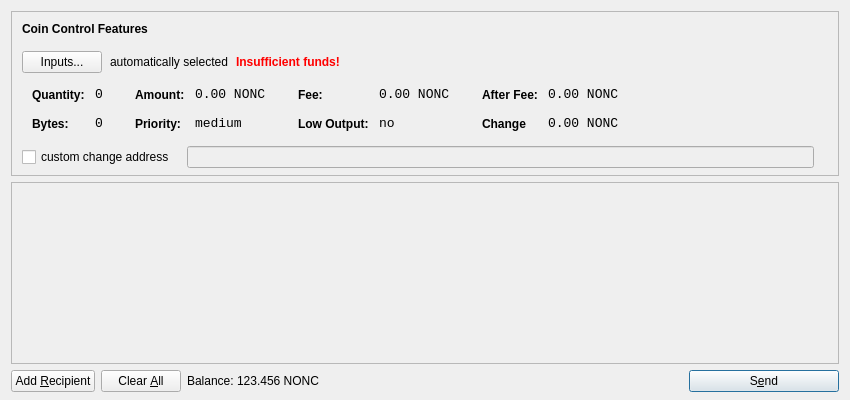
<?xml version="1.0" encoding="UTF-8"?>
<ui version="4.0">
 <class>SendCoinsDialog</class>
 <widget class="QDialog" name="SendCoinsDialog">
  <property name="geometry">
   <rect>
    <x>0</x>
    <y>0</y>
    <width>850</width>
    <height>400</height>
   </rect>
  </property>
  <property name="windowTitle">
   <string>Send Coins</string>
  </property>
  <layout class="QVBoxLayout" name="verticalLayout" stretch="0,1,0">
   <property name="bottomMargin">
    <number>8</number>
   </property>
   <item>
    <widget class="QFrame" name="frameCoinControl">
     <property name="sizePolicy">
      <sizepolicy hsizetype="Expanding" vsizetype="Expanding">
       <horstretch>0</horstretch>
       <verstretch>0</verstretch>
      </sizepolicy>
     </property>
     <property name="maximumSize">
      <size>
       <width>16777215</width>
       <height>16777215</height>
      </size>
     </property>
     <property name="frameShape">
      <enum>QFrame::StyledPanel</enum>
     </property>
     <property name="frameShadow">
      <enum>QFrame::Sunken</enum>
     </property>
     <layout class="QVBoxLayout" name="verticalLayoutCoinControl2">
      <property name="spacing">
       <number>6</number>
      </property>
      <property name="leftMargin">
       <number>0</number>
      </property>
      <property name="topMargin">
       <number>0</number>
      </property>
      <property name="rightMargin">
       <number>0</number>
      </property>
      <property name="bottomMargin">
       <number>6</number>
      </property>
      <item>
       <layout class="QVBoxLayout" name="verticalLayoutCoinControl" stretch="0,0,0,0,1">
        <property name="spacing">
         <number>0</number>
        </property>
        <property name="leftMargin">
         <number>10</number>
        </property>
        <property name="topMargin">
         <number>10</number>
        </property>
        <item>
         <layout class="QHBoxLayout" name="horizontalLayoutCoinControl1">
          <property name="bottomMargin">
           <number>15</number>
          </property>
          <item>
           <widget class="QLabel" name="labelCoinControlFeatures">
            <property name="sizePolicy">
             <sizepolicy hsizetype="Preferred" vsizetype="Maximum">
              <horstretch>0</horstretch>
              <verstretch>0</verstretch>
             </sizepolicy>
            </property>
            <property name="font">
             <font>
              <weight>75</weight>
              <bold>true</bold>
             </font>
            </property>
            <property name="styleSheet">
             <string notr="true">font-weight:bold;</string>
            </property>
            <property name="text">
             <string>Coin Control Features</string>
            </property>
           </widget>
          </item>
         </layout>
        </item>
        <item>
         <layout class="QHBoxLayout" name="horizontalLayoutCoinControl2" stretch="0,0,0,0">
          <property name="spacing">
           <number>8</number>
          </property>
          <property name="bottomMargin">
           <number>10</number>
          </property>
          <item>
           <widget class="QPushButton" name="pushButtonCoinControl">
            <property name="styleSheet">
             <string notr="true"/>
            </property>
            <property name="text">
             <string>Inputs...</string>
            </property>
           </widget>
          </item>
          <item>
           <widget class="QLabel" name="labelCoinControlAutomaticallySelected">
            <property name="text">
             <string>automatically selected</string>
            </property>
            <property name="margin">
             <number>5</number>
            </property>
           </widget>
          </item>
          <item>
           <widget class="QLabel" name="labelCoinControlInsuffFunds">
            <property name="font">
             <font>
              <weight>75</weight>
              <bold>true</bold>
             </font>
            </property>
            <property name="styleSheet">
             <string notr="true">color:red;font-weight:bold;</string>
            </property>
            <property name="text">
             <string>Insufficient funds!</string>
            </property>
            <property name="margin">
             <number>5</number>
            </property>
           </widget>
          </item>
          <item>
           <spacer name="horizontalSpacerCoinControl">
            <property name="orientation">
             <enum>Qt::Horizontal</enum>
            </property>
            <property name="sizeHint" stdset="0">
             <size>
              <width>40</width>
              <height>1</height>
             </size>
            </property>
           </spacer>
          </item>
         </layout>
        </item>
        <item>
         <widget class="QWidget" name="widgetCoinControl" native="true">
          <property name="sizePolicy">
           <sizepolicy hsizetype="Preferred" vsizetype="Preferred">
            <horstretch>0</horstretch>
            <verstretch>0</verstretch>
           </sizepolicy>
          </property>
          <property name="minimumSize">
           <size>
            <width>0</width>
            <height>0</height>
           </size>
          </property>
          <property name="styleSheet">
           <string notr="true"/>
          </property>
          <layout class="QHBoxLayout" name="horizontalLayoutCoinControl5">
           <property name="margin">
            <number>0</number>
           </property>
           <item>
            <layout class="QHBoxLayout" name="horizontalLayoutCoinControl3" stretch="0,0,0,1">
             <property name="spacing">
              <number>20</number>
             </property>
             <property name="topMargin">
              <number>0</number>
             </property>
             <property name="bottomMargin">
              <number>10</number>
             </property>
             <item>
              <layout class="QFormLayout" name="formLayoutCoinControl1">
               <property name="horizontalSpacing">
                <number>10</number>
               </property>
               <property name="verticalSpacing">
                <number>14</number>
               </property>
               <property name="leftMargin">
                <number>10</number>
               </property>
               <property name="topMargin">
                <number>4</number>
               </property>
               <property name="rightMargin">
                <number>6</number>
               </property>
               <item row="0" column="0">
                <widget class="QLabel" name="labelCoinControlQuantityText">
                 <property name="styleSheet">
                  <string notr="true">font-weight:bold;</string>
                 </property>
                 <property name="text">
                  <string>Quantity:</string>
                 </property>
                 <property name="margin">
                  <number>0</number>
                 </property>
                </widget>
               </item>
               <item row="0" column="1">
                <widget class="QLabel" name="labelCoinControlQuantity">
                 <property name="font">
                  <font>
                   <family>Monospace</family>
                   <pointsize>10</pointsize>
                  </font>
                 </property>
                 <property name="cursor">
                  <cursorShape>IBeamCursor</cursorShape>
                 </property>
                 <property name="contextMenuPolicy">
                  <enum>Qt::ActionsContextMenu</enum>
                 </property>
                 <property name="text">
                  <string>0</string>
                 </property>
                 <property name="margin">
                  <number>0</number>
                 </property>
                 <property name="textInteractionFlags">
                  <set>Qt::LinksAccessibleByMouse|Qt::TextSelectableByKeyboard|Qt::TextSelectableByMouse</set>
                 </property>
                </widget>
               </item>
               <item row="1" column="0">
                <widget class="QLabel" name="labelCoinControlBytesText">
                 <property name="styleSheet">
                  <string notr="true">font-weight:bold;</string>
                 </property>
                 <property name="text">
                  <string>Bytes:</string>
                 </property>
                </widget>
               </item>
               <item row="1" column="1">
                <widget class="QLabel" name="labelCoinControlBytes">
                 <property name="font">
                  <font>
                   <family>Monospace</family>
                   <pointsize>10</pointsize>
                  </font>
                 </property>
                 <property name="cursor">
                  <cursorShape>IBeamCursor</cursorShape>
                 </property>
                 <property name="contextMenuPolicy">
                  <enum>Qt::ActionsContextMenu</enum>
                 </property>
                 <property name="text">
                  <string>0</string>
                 </property>
                 <property name="textInteractionFlags">
                  <set>Qt::LinksAccessibleByMouse|Qt::TextSelectableByKeyboard|Qt::TextSelectableByMouse</set>
                 </property>
                </widget>
               </item>
              </layout>
             </item>
             <item>
              <layout class="QFormLayout" name="formLayoutCoinControl2">
               <property name="horizontalSpacing">
                <number>10</number>
               </property>
               <property name="verticalSpacing">
                <number>14</number>
               </property>
               <property name="leftMargin">
                <number>6</number>
               </property>
               <property name="topMargin">
                <number>4</number>
               </property>
               <property name="rightMargin">
                <number>6</number>
               </property>
               <item row="0" column="0">
                <widget class="QLabel" name="labelCoinControlAmountText">
                 <property name="styleSheet">
                  <string notr="true">font-weight:bold;</string>
                 </property>
                 <property name="text">
                  <string>Amount:</string>
                 </property>
                 <property name="margin">
                  <number>0</number>
                 </property>
                </widget>
               </item>
               <item row="0" column="1">
                <widget class="QLabel" name="labelCoinControlAmount">
                 <property name="font">
                  <font>
                   <family>Monospace</family>
                   <pointsize>10</pointsize>
                  </font>
                 </property>
                 <property name="cursor">
                  <cursorShape>IBeamCursor</cursorShape>
                 </property>
                 <property name="contextMenuPolicy">
                  <enum>Qt::ActionsContextMenu</enum>
                 </property>
                 <property name="text">
                  <string>0.00 NONC</string>
                 </property>
                 <property name="textInteractionFlags">
                  <set>Qt::LinksAccessibleByMouse|Qt::TextSelectableByKeyboard|Qt::TextSelectableByMouse</set>
                 </property>
                </widget>
               </item>
               <item row="1" column="0">
                <widget class="QLabel" name="labelCoinControlPriorityText">
                 <property name="styleSheet">
                  <string notr="true">font-weight:bold;</string>
                 </property>
                 <property name="text">
                  <string>Priority:</string>
                 </property>
                </widget>
               </item>
               <item row="1" column="1">
                <widget class="QLabel" name="labelCoinControlPriority">
                 <property name="font">
                  <font>
                   <family>Monospace</family>
                   <pointsize>10</pointsize>
                  </font>
                 </property>
                 <property name="cursor">
                  <cursorShape>IBeamCursor</cursorShape>
                 </property>
                 <property name="contextMenuPolicy">
                  <enum>Qt::ActionsContextMenu</enum>
                 </property>
                 <property name="text">
                  <string>medium</string>
                 </property>
                 <property name="textInteractionFlags">
                  <set>Qt::LinksAccessibleByMouse|Qt::TextSelectableByKeyboard|Qt::TextSelectableByMouse</set>
                 </property>
                </widget>
               </item>
              </layout>
             </item>
             <item>
              <layout class="QFormLayout" name="formLayoutCoinControl3">
               <property name="horizontalSpacing">
                <number>10</number>
               </property>
               <property name="verticalSpacing">
                <number>14</number>
               </property>
               <property name="leftMargin">
                <number>6</number>
               </property>
               <property name="topMargin">
                <number>4</number>
               </property>
               <property name="rightMargin">
                <number>6</number>
               </property>
               <item row="0" column="0">
                <widget class="QLabel" name="labelCoinControlFeeText">
                 <property name="styleSheet">
                  <string notr="true">font-weight:bold;</string>
                 </property>
                 <property name="text">
                  <string>Fee:</string>
                 </property>
                 <property name="margin">
                  <number>0</number>
                 </property>
                </widget>
               </item>
               <item row="0" column="1">
                <widget class="QLabel" name="labelCoinControlFee">
                 <property name="font">
                  <font>
                   <family>Monospace</family>
                   <pointsize>10</pointsize>
                  </font>
                 </property>
                 <property name="cursor">
                  <cursorShape>IBeamCursor</cursorShape>
                 </property>
                 <property name="contextMenuPolicy">
                  <enum>Qt::ActionsContextMenu</enum>
                 </property>
                 <property name="text">
                  <string>0.00 NONC</string>
                 </property>
                 <property name="textInteractionFlags">
                  <set>Qt::LinksAccessibleByMouse|Qt::TextSelectableByKeyboard|Qt::TextSelectableByMouse</set>
                 </property>
                </widget>
               </item>
               <item row="1" column="0">
                <widget class="QLabel" name="labelCoinControlLowOutputText">
                 <property name="styleSheet">
                  <string notr="true">font-weight:bold;</string>
                 </property>
                 <property name="text">
                  <string>Low Output:</string>
                 </property>
                </widget>
               </item>
               <item row="1" column="1">
                <widget class="QLabel" name="labelCoinControlLowOutput">
                 <property name="font">
                  <font>
                   <family>Monospace</family>
                   <pointsize>10</pointsize>
                  </font>
                 </property>
                 <property name="cursor">
                  <cursorShape>IBeamCursor</cursorShape>
                 </property>
                 <property name="contextMenuPolicy">
                  <enum>Qt::ActionsContextMenu</enum>
                 </property>
                 <property name="text">
                  <string>no</string>
                 </property>
                 <property name="textInteractionFlags">
                  <set>Qt::LinksAccessibleByMouse|Qt::TextSelectableByKeyboard|Qt::TextSelectableByMouse</set>
                 </property>
                </widget>
               </item>
              </layout>
             </item>
             <item>
              <layout class="QFormLayout" name="formLayoutCoinControl4">
               <property name="horizontalSpacing">
                <number>10</number>
               </property>
               <property name="verticalSpacing">
                <number>14</number>
               </property>
               <property name="leftMargin">
                <number>6</number>
               </property>
               <property name="topMargin">
                <number>4</number>
               </property>
               <property name="rightMargin">
                <number>6</number>
               </property>
               <item row="0" column="0">
                <widget class="QLabel" name="labelCoinControlAfterFeeText">
                 <property name="styleSheet">
                  <string notr="true">font-weight:bold;</string>
                 </property>
                 <property name="text">
                  <string>After Fee:</string>
                 </property>
                 <property name="margin">
                  <number>0</number>
                 </property>
                </widget>
               </item>
               <item row="0" column="1">
                <widget class="QLabel" name="labelCoinControlAfterFee">
                 <property name="font">
                  <font>
                   <family>Monospace</family>
                   <pointsize>10</pointsize>
                  </font>
                 </property>
                 <property name="cursor">
                  <cursorShape>IBeamCursor</cursorShape>
                 </property>
                 <property name="contextMenuPolicy">
                  <enum>Qt::ActionsContextMenu</enum>
                 </property>
                 <property name="text">
                  <string>0.00 NONC</string>
                 </property>
                 <property name="textInteractionFlags">
                  <set>Qt::LinksAccessibleByMouse|Qt::TextSelectableByKeyboard|Qt::TextSelectableByMouse</set>
                 </property>
                </widget>
               </item>
               <item row="1" column="0">
                <widget class="QLabel" name="labelCoinControlChangeText">
                 <property name="styleSheet">
                  <string notr="true">font-weight:bold;</string>
                 </property>
                 <property name="text">
                  <string>Change</string>
                 </property>
                </widget>
               </item>
               <item row="1" column="1">
                <widget class="QLabel" name="labelCoinControlChange">
                 <property name="font">
                  <font>
                   <family>Monospace</family>
                   <pointsize>10</pointsize>
                  </font>
                 </property>
                 <property name="cursor">
                  <cursorShape>IBeamCursor</cursorShape>
                 </property>
                 <property name="contextMenuPolicy">
                  <enum>Qt::ActionsContextMenu</enum>
                 </property>
                 <property name="text">
                  <string>0.00 NONC</string>
                 </property>
                 <property name="textInteractionFlags">
                  <set>Qt::LinksAccessibleByMouse|Qt::TextSelectableByKeyboard|Qt::TextSelectableByMouse</set>
                 </property>
                </widget>
               </item>
              </layout>
             </item>
            </layout>
           </item>
          </layout>
         </widget>
        </item>
        <item>
         <layout class="QHBoxLayout" name="horizontalLayoutCoinControl4" stretch="0,0,0">
          <property name="spacing">
           <number>12</number>
          </property>
          <property name="sizeConstraint">
           <enum>QLayout::SetDefaultConstraint</enum>
          </property>
          <property name="topMargin">
           <number>5</number>
          </property>
          <property name="rightMargin">
           <number>5</number>
          </property>
          <item>
           <widget class="QCheckBox" name="checkBoxCoinControlChange">
            <property name="text">
             <string>custom change address</string>
            </property>
           </widget>
          </item>
          <item>
           <widget class="QLineEdit" name="lineEditCoinControlChange">
            <property name="enabled">
             <bool>false</bool>
            </property>
            <property name="sizePolicy">
             <sizepolicy hsizetype="Expanding" vsizetype="Fixed">
              <horstretch>0</horstretch>
              <verstretch>0</verstretch>
             </sizepolicy>
            </property>
           </widget>
          </item>
          <item>
           <widget class="QLabel" name="labelCoinControlChangeLabel">
            <property name="sizePolicy">
             <sizepolicy hsizetype="Preferred" vsizetype="Expanding">
              <horstretch>0</horstretch>
              <verstretch>0</verstretch>
             </sizepolicy>
            </property>
            <property name="minimumSize">
             <size>
              <width>0</width>
              <height>0</height>
             </size>
            </property>
            <property name="text">
             <string/>
            </property>
            <property name="margin">
             <number>3</number>
            </property>
           </widget>
          </item>
         </layout>
        </item>
        <item>
         <spacer name="verticalSpacerCoinControl">
          <property name="orientation">
           <enum>Qt::Vertical</enum>
          </property>
          <property name="sizeHint" stdset="0">
           <size>
            <width>800</width>
            <height>1</height>
           </size>
          </property>
         </spacer>
        </item>
       </layout>
      </item>
     </layout>
    </widget>
   </item>
   <item>
    <widget class="QScrollArea" name="scrollArea">
     <property name="widgetResizable">
      <bool>true</bool>
     </property>
     <widget class="QWidget" name="scrollAreaWidgetContents">
      <property name="geometry">
       <rect>
        <x>0</x>
        <y>0</y>
        <width>830</width>
        <height>172</height>
       </rect>
      </property>
      <layout class="QVBoxLayout" name="verticalLayout_2">
       <property name="margin">
        <number>0</number>
       </property>
       <item>
        <layout class="QVBoxLayout" name="entries">
         <property name="spacing">
          <number>6</number>
         </property>
        </layout>
       </item>
       <item>
        <spacer name="verticalSpacer">
         <property name="orientation">
          <enum>Qt::Vertical</enum>
         </property>
         <property name="sizeHint" stdset="0">
          <size>
           <width>20</width>
           <height>40</height>
          </size>
         </property>
        </spacer>
       </item>
      </layout>
     </widget>
    </widget>
   </item>
   <item>
    <layout class="QHBoxLayout" name="horizontalLayout">
     <item>
      <widget class="QPushButton" name="addButton">
       <property name="toolTip">
        <string>Send to multiple recipients at once</string>
       </property>
       <property name="text">
        <string>Add &amp;Recipient</string>
       </property>
       <property name="icon">
        <iconset resource="../bitcoin.qrc">
         <normaloff>:/icons/add</normaloff>:/icons/add</iconset>
       </property>
       <property name="autoDefault">
        <bool>false</bool>
       </property>
      </widget>
     </item>
     <item>
      <widget class="QPushButton" name="clearButton">
       <property name="sizePolicy">
        <sizepolicy hsizetype="Minimum" vsizetype="Fixed">
         <horstretch>0</horstretch>
         <verstretch>0</verstretch>
        </sizepolicy>
       </property>
       <property name="toolTip">
        <string>Remove all transaction fields</string>
       </property>
       <property name="text">
        <string>Clear &amp;All</string>
       </property>
       <property name="icon">
        <iconset resource="../bitcoin.qrc">
         <normaloff>:/icons/remove</normaloff>:/icons/remove</iconset>
       </property>
       <property name="autoRepeatDelay">
        <number>300</number>
       </property>
       <property name="autoDefault">
        <bool>false</bool>
       </property>
      </widget>
     </item>
     <item>
      <layout class="QHBoxLayout" name="horizontalLayout_2">
       <property name="spacing">
        <number>3</number>
       </property>
       <item>
        <widget class="QLabel" name="label">
         <property name="sizePolicy">
          <sizepolicy hsizetype="Preferred" vsizetype="Fixed">
           <horstretch>0</horstretch>
           <verstretch>0</verstretch>
          </sizepolicy>
         </property>
         <property name="text">
          <string>Balance:</string>
         </property>
        </widget>
       </item>
       <item>
        <widget class="QLabel" name="labelBalance">
         <property name="sizePolicy">
          <sizepolicy hsizetype="Preferred" vsizetype="Fixed">
           <horstretch>0</horstretch>
           <verstretch>0</verstretch>
          </sizepolicy>
         </property>
         <property name="cursor">
          <cursorShape>IBeamCursor</cursorShape>
         </property>
         <property name="text">
          <string>123.456 NONC</string>
         </property>
         <property name="textInteractionFlags">
          <set>Qt::LinksAccessibleByMouse|Qt::TextSelectableByKeyboard|Qt::TextSelectableByMouse</set>
         </property>
        </widget>
       </item>
      </layout>
     </item>
     <item>
      <spacer name="horizontalSpacer">
       <property name="orientation">
        <enum>Qt::Horizontal</enum>
       </property>
       <property name="sizeHint" stdset="0">
        <size>
         <width>40</width>
         <height>20</height>
        </size>
       </property>
      </spacer>
     </item>
     <item>
      <widget class="QPushButton" name="sendButton">
       <property name="minimumSize">
        <size>
         <width>150</width>
         <height>0</height>
        </size>
       </property>
       <property name="toolTip">
        <string>Confirm the send action</string>
       </property>
       <property name="text">
        <string>S&amp;end</string>
       </property>
       <property name="icon">
        <iconset resource="../bitcoin.qrc">
         <normaloff>:/icons/send</normaloff>:/icons/send</iconset>
       </property>
       <property name="default">
        <bool>true</bool>
       </property>
      </widget>
     </item>
    </layout>
   </item>
  </layout>
 </widget>
 <resources>
  <include location="../bitcoin.qrc"/>
 </resources>
 <connections/>
</ui>
